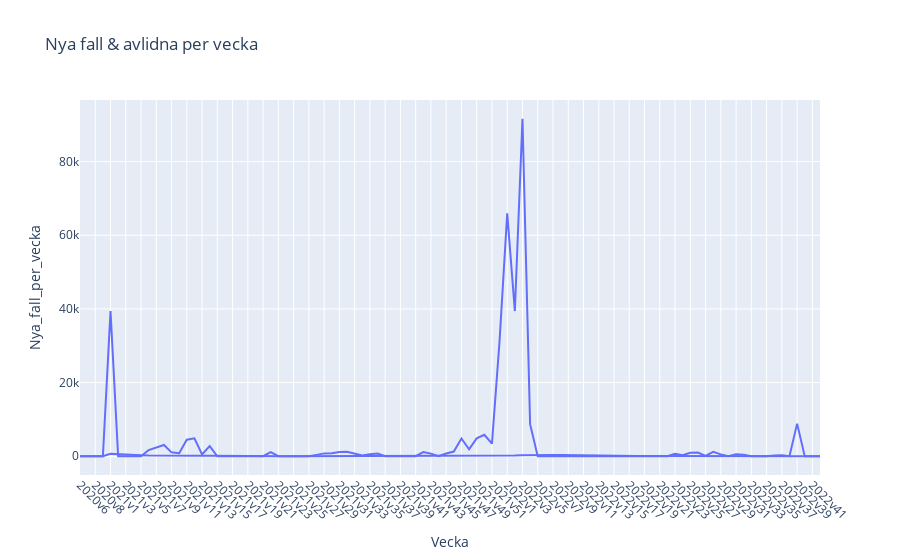

Notebook cell for this chart:
### Code cell
# Uppgift e)
# Line graph for new cases and deceased cases per week, 2020v6 to now (plotly)

start_week = "2020v6"
end_week = fhm_covid["Vecka"].max()

fhm_covid_filtered = fhm_covid[fhm_covid["Vecka"] >= start_week]

# Beräkna antal nya fall per vecka med diff() och ersätt negativa värden med noll
fhm_covid_filtered["Nya_fall_per_vecka"] = fhm_covid_filtered["Antal_fall_vecka"].diff()
fhm_covid_filtered["Nya_fall_per_vecka"] = fhm_covid_filtered["Nya_fall_per_vecka"].apply(lambda x: max(0, x))

fig = px.line(fhm_covid_filtered, x="Vecka", y="Nya_fall_per_vecka", title="Nya fall & avlidna per vecka")

fig.add_trace(px.line(fhm_covid_filtered, x="Vecka", y="Antal_avlidna_vecka").data[0])
fig.update_xaxes(tickangle=45)

fig.show()

### Figure 1 — Plotly figure (JSON) as saved in the notebook; plotly's stock layout.template omitted (floating-point values rounded to 4 significant figures)
{"data": [{"hovertemplate": "Vecka=%{x}<br>Nya_fall_per_vecka=%{y}<extra></extra>", "legendgroup": "", "line": {"color": "#636efa", "dash": "solid"}, "marker": {"symbol": "circle"}, "mode": "lines", "name": "", "orientation": "v", "showlegend": false, "type": "scatter", "x": ["2020v6", "2020v7", "2020v8", "2020v9", "2021v1", "2021v2", "2021v3", "2021v4", "2021v5", "2021v6", "2021v7", "2021v8", "2021v9", "2021v10", "2021v11", "2021v12", "2021v13", "2021v14", "2021v15", "2021v16", "2021v17", "2021v18", "2021v19", "2021v20", "2021v21", "2021v22", "2021v23", "2021v24", "2021v25", "2021v26", "2021v27", "2021v28", "2021v29", "2021v30", "2021v31", "2021v32", "2021v33", "2021v34", "2021v35", "2021v36", "2021v37", "2021v38", "2021v39", "2021v40", "2021v41", "2021v42", "2021v43", "2021v44", "2021v45", "2021v46", "2021v47", "2021v48", "2021v49", "2021v50", "2021v51", "2021v52", "2022v1", "2022v2", "2022v3", "2022v4", "2022v5", "2022v6", "2022v7", "2022v8", "2022v9", "2022v10", "2022v11", "2022v12", "2022v13", "2022v14", "2022v15", "2022v16", "2022v17", "2022v18", "2022v19", "2022v20", "2022v21", "2022v22", "2022v23", "2022v24", "2022v25", "2022v26", "2022v27", "2022v28", "2022v29", "2022v30", "2022v31", "2022v32", "2022v33", "2022v34", "2022v35", "2022v36", "2022v37", "2022v38", "2022v39", "2022v40", "2022v41", "2022v42"], "xaxis": "x", "y": [0, 0, 0, 13, 39433, 0, 0, 0, 0, 1678, 2331, 3067, 1059, 816, 4477, 4848, 504, 2758, 0, 0, 0, 0, 0, 0, 0, 1120, 0, 0, 0, 0, 0, 369, 778, 799, 1149, 1208, 646, 222, 551, 732, 0, 0, 0, 0, 0, 1125, 716, 0, 759, 1274, 4822, 1886, 4848, 5836, 3422, 31434, 65934, 39417, 91631, 8720, 0, 0, 0, 0, 0, 0, 0, 0, 0, 0, 0, 0, 0, 0, 0, 161, 0, 0, 641, 269, 925, 1028, 118, 1206, 509, 0, 530, 403, 0, 0, 0, 227, 266, 0, 8863, 0, 0, 0], "yaxis": "y"}, {"hovertemplate": "Vecka=%{x}<br>Antal_avlidna_vecka=%{y}<extra></extra>", "legendgroup": "", "line": {"color": "#636efa", "dash": "solid"}, "marker": {"symbol": "circle"}, "mode": "lines", "name": "", "orientation": "v", "showlegend": false, "type": "scatter", "x": ["2020v6", "2020v7", "2020v8", "2020v9", "2021v1", "2021v2", "2021v3", "2021v4", "2021v5", "2021v6", "2021v7", "2021v8", "2021v9", "2021v10", "2021v11", "2021v12", "2021v13", "2021v14", "2021v15", "2021v16", "2021v17", "2021v18", "2021v19", "2021v20", "2021v21", "2021v22", "2021v23", "2021v24", "2021v25", "2021v26", "2021v27", "2021v28", "2021v29", "2021v30", "2021v31", "2021v32", "2021v33", "2021v34", "2021v35", "2021v36", "2021v37", "2021v38", "2021v39", "2021v40", "2021v41", "2021v42", "2021v43", "2021v44", "2021v45", "2021v46", "2021v47", "2021v48", "2021v49", "2021v50", "2021v51", "2021v52", "2022v1", "2022v2", "2022v3", "2022v4", "2022v5", "2022v6", "2022v7", "2022v8", "2022v9", "2022v10", "2022v11", "2022v12", "2022v13", "2022v14", "2022v15", "2022v16", "2022v17", "2022v18", "2022v19", "2022v20", "2022v21", "2022v22", "2022v23", "2022v24", "2022v25", "2022v26", "2022v27", "2022v28", "2022v29", "2022v30", "2022v31", "2022v32", "2022v33", "2022v34", "2022v35", "2022v36", "2022v37", "2022v38", "2022v39", "2022v40", "2022v41", "2022v42"], "xaxis": "x", "y": [0, 0, 0, 0, 644, 598, 513, 389, 269, 205, 172, 146, 129, 141, 127, 126, 142, 133, 141, 131, 115, 107, 111, 70, 47, 39, 22, 17, 9, 8, 3, 2, 3, 4, 7, 7, 11, 20, 25, 49, 51, 43, 39, 49, 32, 23, 30, 33, 31, 30, 15, 29, 38, 49, 44, 70, 130, 172, 243, 301, 359, 329, 361, 319, 273, 204, 195, 157, 122, 120, 71, 70, 51, 52, 42, 41, 26, 23, 28, 22, 36, 42, 59, 62, 114, 95, 110, 119, 133, 85, 96, 85, 95, 88, 92, 88, 73, 25], "yaxis": "y"}], "layout": {"legend": {"tracegroupgap": 0}, "title": {"text": "Nya fall & avlidna per vecka"}, "xaxis": {"anchor": "y", "domain": [0, 1], "tickangle": 45, "title": {"text": "Vecka"}}, "yaxis": {"anchor": "x", "domain": [0, 1], "title": {"text": "Nya_fall_per_vecka"}}}}
